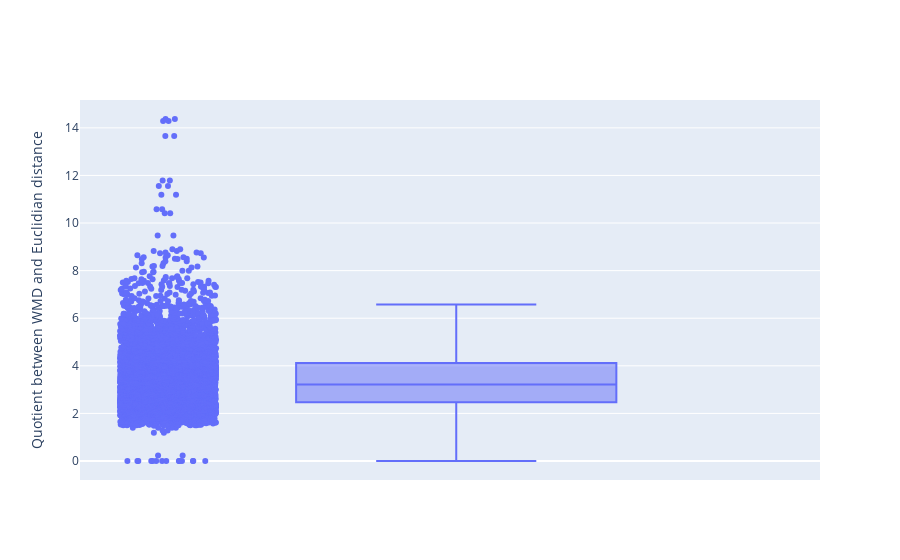

Write notebook code for a chart like this one.
### Code cell
fig = go.Figure(data=[go.Box(y=(wmds/euds).flatten(),
            boxpoints='all', # can also be outliers, or suspectedoutliers, or False
            jitter=0.3, # add some jitter for a better separation between points
            pointpos=-1.8, # relative position of points wrt box
            name=""
              )])
fig.update_layout(
    title=go.layout.Title(
        xref="paper",
        x=0
    ),
    yaxis=go.layout.YAxis(
        title=go.layout.yaxis.Title(
            text="Quotient between WMD and Euclidian distance"
        )
    )
)

fig.show()

### Figure 1 — Plotly figure (JSON) as saved in the notebook; plotly's stock layout.template omitted (floating-point values rounded to 4 significant figures; data arrays with more than 128 entries replaced by an {"elided": "..."} marker saying what was removed)
{"data": [{"boxpoints": "all", "jitter": 0.3, "name": "", "pointpos": -1.8, "type": "box", "y": {"elided": "6400 float values"}}], "layout": {"title": {"x": 0, "xref": "paper"}, "yaxis": {"title": {"text": "Quotient between WMD and Euclidian distance"}}}}
